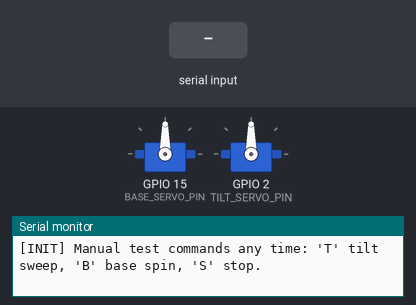
The sketch below on a simulated ESP32. On the bench: 2 × servo, the last lines printed to the serial monitor. Inputs (shaded band) come from the test bench.

Above: at 5.2 s.
5.3 s: "90,45,200\n" received over Serial
At 7.5 s:
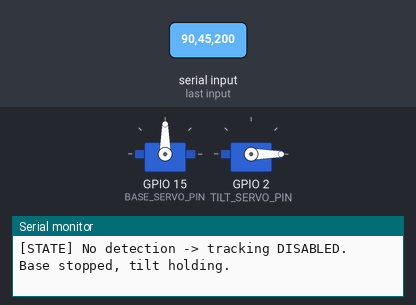
7.8 s: "30,150,10\n" received over Serial
At 8.6 s:
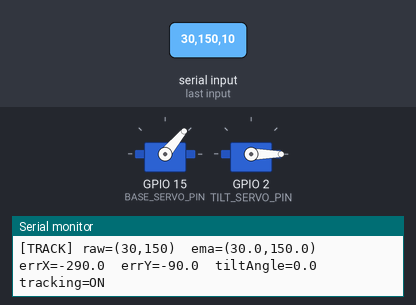
9.3 s: "B\n" received over Serial
At 9.6 s:
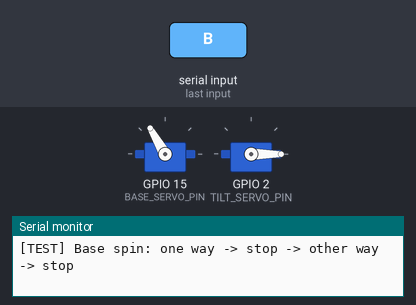
12.3 s: "T\n" received over Serial
At 13.2 s:
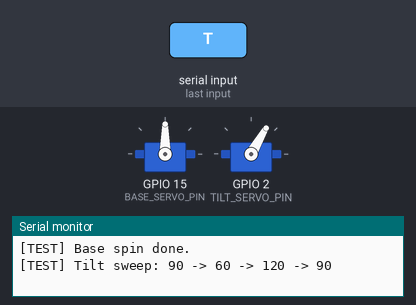
Timing chart, 0 to 15.5 s (numbered marks = the images above; inputs shaded):
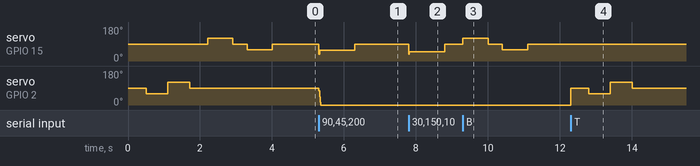

The sketch:

ESP32_DualServo_DroneTracking.ino
```cpp
/*
  ====================================================================
  ESP32 Dual-Servo Drone Tracking System  (explicit detection-flag protocol)
  ====================================================================
  Hardware:
    - Base Servo  (360° continuous rotation) -> GPIO 15  (horizontal/X, pan)
    - Tilt Servo  (180° positional)          -> GPIO 2   (vertical/Y, tilt)
    - Camera mounted on tilt servo, tilt servo mounted on base servo

  Serial Input Format (from PC/Jetson/RPi running the detection model):
      "x,y,detected_flag\n"
        300,220,1   -> drone detected at pixel (300,220)
        0,0,0       -> no drone detected this frame

  Frame size: 640x480  -> Center: (320, 240)

  CORE BEHAVIOR RULES
  --------------------
    1. detected_flag = 0  -> Base servo: HARD STOP (no PWM change other
       than re-asserting the stop pulse). Tilt servo: HOLD last angle,
       no new writes at all.
    2. detected_flag = 1  -> Full tracking enabled: base servo follows
       X error, tilt servo follows Y error, both with smoothing.
    3. A serial-link safety timeout (SERIAL_LINK_TIMEOUT_MS) forces the
       system into the "no detection" state if NO line arrives at all
       for that long — protects against a dead/unplugged USB cable
       silently leaving the base servo spinning forever.
    4. A dead zone around frame center on both axes prevents jitter
       when the drone is already "close enough" to centered.
    5. An EMA filter smooths the raw incoming coordinates before they
       reach either controller, and the tilt servo additionally moves
       in capped per-loop steps for stable, non-jittery (cinematic)
       motion instead of snapping to a new angle instantly.

  Code organization (each concern is its own function):
    - Serial parsing:            readAndParseSerial(), parseDetectionLine()
    - Detection state handling:  updateDetectionState(), onTrackingActivated(),
                                  onTrackingDeactivated()
    - Smoothing/filtering:       applyEMA(), resetSmoothing()
    - Base servo control (360): controlBaseServo(), stopBaseServo()
    - Tilt servo control (180): controlTiltServo(), holdTiltServo()
    - Manual hardware self-test: testTiltSweep(), testBaseSpin(), testStopAll()
      (send a single 'T' / 'B' / 'S' character over Serial any time to
      verify the servos move correctly, independent of the detection PC)

  Library required: ESP32Servo (install via Arduino Library Manager)
  ====================================================================
*/

#include <ESP32Servo.h>

// =====================================================================
// Pin & Frame Configuration
// =====================================================================
#define BASE_SERVO_PIN   15     // 360° continuous rotation servo (pan)
#define TILT_SERVO_PIN   2      // 180° positional servo (tilt)

const int FRAME_WIDTH    = 640;
const int FRAME_HEIGHT   = 480;
const int FRAME_CENTER_X = FRAME_WIDTH  / 2;   // 320
const int FRAME_CENTER_Y = FRAME_HEIGHT / 2;   // 240

// =====================================================================
// Dead Zone (pixels) — errors smaller than this are treated as "centered"
// =====================================================================
const int DEAD_ZONE_X = 15;
const int DEAD_ZONE_Y = 12;

// =====================================================================
// Base (pan) speed-control gains — output maps to rotation SPEED
// =====================================================================
const float Kp_base = 0.14;
const float Kd_base = 0.020;

// =====================================================================
// Base servo motion limits — 90 is BOTH the center AND the "stop" pulse
// for a continuous-rotation servo. This is the single most important
// calibration value in this sketch.
// =====================================================================
const int BASE_STOP_PULSE = 90;   // "stop"/center angle for the 360° servo
const int BASE_STOP_TRIM  = 0;    // <-- CALIBRATE: if it still creeps at
                                   //     90, nudge by +/-1..5 until still.
const int BASE_MAX_SPEED  = 55;   // max +/- offset from 90 (limits speed)
const int BASE_MIN_SPEED  = 18;   // min offset needed to overcome the
                                   // servo's mechanical dead-band (tune!)

// =====================================================================
// Tilt servo motion limits & gains
// Tune TILT_GAIN / TILT_MAX_STEP_PER_LOOP together:
//   - Higher TILT_GAIN / higher step cap  -> snappier, more visible, but
//     can feel jittery/aggressive on some servos.
//   - Lower values -> smoother, more "cinematic", but slower to react.
// The defaults below aim for a stable middle ground; adjust to taste.
// =====================================================================
const int   TILT_MIN_ANGLE   = 0;
const int   TILT_MAX_ANGLE   = 180;
const int   TILT_START_ANGLE = 90;    // level/center position at boot
const int   TILT_DIRECTION   = 1;     // 1 = normal, -1 = reversed mounting
const float TILT_GAIN        = 0.35;  // degrees of correction per pixel of error
const float TILT_MIN_STEP    = 3.0;   // minimum visible step per loop when moving
const float TILT_MAX_STEP_PER_LOOP = 15.0; // max degrees tilt can move per loop (smoothing cap)

// =====================================================================
// EMA Filter smoothing factor (0 < alpha <= 1)
// Lower alpha = smoother but slower response, higher = snappier but noisier
// =====================================================================
const float EMA_ALPHA = 0.30;

// =====================================================================
// Serial-link safety timeout — if NO line at all arrives for this long,
// force "no detection" regardless of the last flag received (protects
// against a dropped/unplugged serial connection).
// =====================================================================
const unsigned long SERIAL_LINK_TIMEOUT_MS = 1000;

// =====================================================================
// Control loop timing
// =====================================================================
const unsigned long LOOP_INTERVAL_MS = 10; // ~100Hz control loop

// =====================================================================
// Manual hardware self-test
//   - RUN_BOOT_SELFTEST: sweeps both servos once at power-up so you can
//     visually confirm wiring/power WITHOUT the PC connected at all.
//   - At any time, open Serial Monitor (115200 baud) and send a single
//     character + Enter:
//       T -> tilt sweep (90 -> 60 -> 120 -> 90)
//       B -> base spin test (one way -> stop -> other way -> stop)
//       S -> force-stop/hold both servos immediately
// =====================================================================
const bool RUN_BOOT_SELFTEST = true;

// =====================================================================
// Global Objects & State
// =====================================================================
Servo baseServo;
Servo tiltServo;

// Raw (last received) and EMA-filtered target coordinates
int   rawX = FRAME_CENTER_X, rawY = FRAME_CENTER_Y;
float emaX = FRAME_CENTER_X, emaY = FRAME_CENTER_Y;
bool  emaInitialized = false;

// Detection / tracking state
bool detectedFlag   = false;  // last explicit flag value received over serial
bool trackingActive = false;  // computed each loop: detectedFlag AND link not timed out
unsigned long lastSerialTime = 0; // last time ANY valid line was received

// Controller state
float baseErrorPrev = 0;
float tiltErrorPrev = 0;
float currentTiltAngle = TILT_START_ANGLE; // tilt is positional, so we track its angle

// Loop timing
unsigned long lastLoopTime = 0;

// Serial input buffer
String serialBuffer = "";

// =====================================================================
// SETUP
// =====================================================================
void setup() {
  Serial.begin(115200);
  Serial.println(F("[INIT] ESP32 Dual-Servo Drone Tracking — starting..."));

  ESP32PWM::allocateTimer(0);
  ESP32PWM::allocateTimer(1);
  ESP32PWM::allocateTimer(2);
  ESP32PWM::allocateTimer(3);

  baseServo.setPeriodHertz(50);
  baseServo.attach(BASE_SERVO_PIN, 500, 2400);

  tiltServo.setPeriodHertz(50);
  tiltServo.attach(TILT_SERVO_PIN, 500, 2400);

  // Safe neutral state at boot: base STOPPED, tilt LEVEL.
  baseServo.write(BASE_STOP_PULSE + BASE_STOP_TRIM);
  tiltServo.write((int)currentTiltAngle);

  lastLoopTime   = millis();
  lastSerialTime = millis(); // start the timeout clock; system boots into "no detection"

  if (RUN_BOOT_SELFTEST) {
    runBootSelfTest();
  }

  Serial.println(F("[INIT] Ready. Waiting for \"x,y,detected_flag\" over serial."));
  Serial.println(F("[INIT] Manual test commands any time: 'T' tilt sweep, 'B' base spin, 'S' stop."));
}

// =====================================================================
// MAIN LOOP
// =====================================================================
void loop() {
  // 1) Always drain incoming serial bytes (non-blocking)
  readAndParseSerial();

  // 2) Run the control loop at a fixed interval
  unsigned long now = millis();
  if (now - lastLoopTime < LOOP_INTERVAL_MS) return;
  float dt = (now - lastLoopTime) / 1000.0f;
  lastLoopTime = now;

  updateDetectionState(now);

  if (trackingActive) {
    applyEMA();

    float errorX = emaX - FRAME_CENTER_X;
    float errorY = emaY - FRAME_CENTER_Y;

    controlBaseServo(errorX, dt);
    controlTiltServo(errorY, dt);

    printDebugInfo(errorX, errorY);
  } else {
    // No detection (or link down): base hard-stops every cycle (cheap
    // continuous-rotation servos can creep with a single stale write),
    // tilt simply holds — no command is sent to it at all.
    stopBaseServo();
    holdTiltServo();
  }
}

// =====================================================================
// SERIAL PARSING
// =====================================================================

// Drains the UART buffer one character at a time, accumulating a line
// until '\n'/'\r', then hands the complete line off for processing.
void readAndParseSerial() {
  while (Serial.available() > 0) {
    char c = Serial.read();

    if (c == '\n' || c == '\r') {
      if (serialBuffer.length() > 0) {
        handleIncomingLine(serialBuffer);
        serialBuffer = "";
      }
    } else {
      serialBuffer += c;
      if (serialBuffer.length() > 40) {  // guard against garbage/runaway input
        serialBuffer = "";
      }
    }
  }
}

// Routes a complete line to either a manual single-letter test command
// (T/B/S) or to the normal "x,y,detected_flag" parser.
void handleIncomingLine(const String &rawLine) {
  String line = rawLine;
  line.trim();
  if (line.length() == 0) return;

  if (line.length() == 1) {
    char cmd = toupper(line.charAt(0));
    if (cmd == 'T') { testTiltSweep(); return; }
    if (cmd == 'B') { testBaseSpin();  return; }
    if (cmd == 'S') { testStopAll();   return; }
  }

  parseDetectionLine(line);
}

// Parses "x,y,detected_flag" — e.g. "300,220,1" or "0,0,0".
// Only commits the values if the whole line is well-formed; a malformed
// line is silently ignored (previous state is kept until the next valid
// line, or until SERIAL_LINK_TIMEOUT_MS forces a safe stop).
void parseDetectionLine(const String &line) {
  int comma1 = line.indexOf(',');
  if (comma1 <= 0) return;

  int comma2 = line.indexOf(',', comma1 + 1);
  if (comma2 <= comma1 + 1) return;

  String xStr = line.substring(0, comma1);
  String yStr = line.substring(comma1 + 1, comma2);
  String fStr = line.substring(comma2 + 1);
  xStr.trim(); yStr.trim(); fStr.trim();

  if (xStr.length() == 0 || yStr.length() == 0 || fStr.length() == 0) return;

  int x = xStr.toInt();
  int y = yStr.toInt();
  int f = fStr.toInt();

  // Reject obviously corrupt coordinates (out of the agreed frame range)
  if (x < 0 || x > FRAME_WIDTH || y < 0 || y > FRAME_HEIGHT) return;

  rawX = x;
  rawY = y;
  detectedFlag   = (f != 0);
  lastSerialTime = millis();
}

// =====================================================================
// DETECTION STATE HANDLING
// =====================================================================

// Combines the explicit detected_flag with a link-timeout safety net to
// decide whether tracking should be active this loop, and fires the
// activate/deactivate transition hooks exactly once on change.
void updateDetectionState(unsigned long now) {
  bool linkTimedOut = (now - lastSerialTime) > SERIAL_LINK_TIMEOUT_MS;
  bool wasActive = trackingActive;

  trackingActive = detectedFlag && !linkTimedOut;

  if (wasActive && !trackingActive) {
    onTrackingDeactivated();
  } else if (!wasActive && trackingActive) {
    onTrackingActivated();
  }
}

// Called once, the instant tracking turns ON (0 -> 1 transition).
void onTrackingActivated() {
  resetSmoothing();      // re-seed EMA to the current raw value, avoids a jump
  baseErrorPrev  = 0;
  tiltErrorPrev  = 0;
  Serial.println(F("[STATE] Drone detected -> tracking ENABLED."));
}

// Called once, the instant tracking turns OFF (1 -> 0 transition, or
// link timeout). Forces both servos into their safe "no detection" state.
void onTrackingDeactivated() {
  stopBaseServo();
  holdTiltServo();
  Serial.println(F("[STATE] No detection -> tracking DISABLED. Base stopped, tilt holding."));
}

// =====================================================================
// SMOOTHING / FILTERING LOGIC
// =====================================================================

// Exponential Moving Average filter on the raw incoming coordinates.
void applyEMA() {
  if (!emaInitialized) {
    emaX = rawX;
    emaY = rawY;
    emaInitialized = true;
  } else {
    emaX = EMA_ALPHA * rawX + (1.0f - EMA_ALPHA) * emaX;
    emaY = EMA_ALPHA * rawY + (1.0f - EMA_ALPHA) * emaY;
  }
}

// Forces the EMA filter to re-seed on the next applyEMA() call instead
// of smoothing from a stale value — prevents a visible "snap" artifact
// when tracking re-activates after a gap.
void resetSmoothing() {
  emaInitialized = false;
}

// =====================================================================
// BASE SERVO CONTROL (360° continuous rotation — SPEED actuator)
// 90 = stop, <90 = rotate one way, >90 = rotate the other way.
// Simple P + D speed control: no integral term, so it can't "wind up"
// and refuse to stop or refuse to reverse. Inside the dead zone it is
// forced to an exact, unconditional stop.
// =====================================================================
void controlBaseServo(float errorX, float dt) {
  int stopPulse = BASE_STOP_PULSE + BASE_STOP_TRIM;

  if (fabs(errorX) <= DEAD_ZONE_X) {
    baseServo.write(stopPulse);
    baseErrorPrev = errorX; // keep so D-term doesn't spike on next move
    return;
  }

  float derivative = (errorX - baseErrorPrev) / (dt > 0 ? dt : 0.001f);
  baseErrorPrev = errorX;

  float speed = (Kp_base * errorX) + (Kd_base * derivative);
  speed = constrain(speed, -BASE_MAX_SPEED, BASE_MAX_SPEED);

  // Deadband compensation so small-but-real errors still actually move
  // the servo instead of sitting in its mechanical dead-band.
  if (speed > 0 && speed < BASE_MIN_SPEED) speed = BASE_MIN_SPEED;
  if (speed < 0 && speed > -BASE_MIN_SPEED) speed = -BASE_MIN_SPEED;

  int pulse = stopPulse + (int)speed;
  pulse = constrain(pulse, stopPulse - BASE_MAX_SPEED, stopPulse + BASE_MAX_SPEED);
  baseServo.write(pulse);
}

// Unconditional hard stop — called every loop while tracking is inactive.
// Re-writing the same stop pulse every cycle (rather than once) matters
// for cheap continuous-rotation servos that can creep on a single stale
// PWM write.
void stopBaseServo() {
  baseServo.write(BASE_STOP_PULSE + BASE_STOP_TRIM);
  baseErrorPrev = 0;
}

// =====================================================================
// TILT SERVO CONTROL (180° positional — ANGLE actuator)
// Proportional response from the pixel error, moved in capped per-loop
// steps for smooth, stable ("cinematic") motion rather than snapping
// directly to the target angle.
//   - Object ABOVE center (errorY < 0) -> tilt one way.
//   - Object BELOW center (errorY > 0) -> tilt the other way.
//   - Flip TILT_DIRECTION to -1 if the motion is backwards on your rig.
// =====================================================================
void controlTiltServo(float errorY, float dt) {
  if (fabs(errorY) <= DEAD_ZONE_Y) {
    tiltErrorPrev = errorY;
    return; // centered vertically -> hold current angle, no movement
  }

  tiltErrorPrev = errorY;

  float correction = TILT_DIRECTION * TILT_GAIN * errorY;
  float desiredAngle = constrain(currentTiltAngle + correction, TILT_MIN_ANGLE, TILT_MAX_ANGLE);
  float angleDelta = desiredAngle - currentTiltAngle;

  // Guarantee a minimum visible step in the correct direction...
  if (angleDelta > 0 && angleDelta < TILT_MIN_STEP) angleDelta = TILT_MIN_STEP;
  if (angleDelta < 0 && angleDelta > -TILT_MIN_STEP) angleDelta = -TILT_MIN_STEP;
  // ...but never more than the per-loop cap, for smoothness.
  angleDelta = constrain(angleDelta, -TILT_MAX_STEP_PER_LOOP, TILT_MAX_STEP_PER_LOOP);

  currentTiltAngle += angleDelta;
  currentTiltAngle = constrain(currentTiltAngle, TILT_MIN_ANGLE, TILT_MAX_ANGLE);

  tiltServo.write((int)round(currentTiltAngle));
}

// Intentionally a no-op: a positional servo holds its last commanded
// angle on its own. We deliberately do NOT re-write it every cycle —
// repeated identical writes are what make some servos hum/jitter while
// "holding". currentTiltAngle is left untouched so tracking resumes
// smoothly from exactly where it left off.
void holdTiltServo() {
  // no-op by design
}

// =====================================================================
// DEBUG OUTPUT
// =====================================================================
void printDebugInfo(float errorX, float errorY) {
  static unsigned long lastPrint = 0;
  unsigned long now = millis();
  if (now - lastPrint < 200) return; // throttle to ~5x/sec
  lastPrint = now;

  Serial.print(F("[TRACK] raw=("));
  Serial.print(rawX);
  Serial.print(F(","));
  Serial.print(rawY);
  Serial.print(F(")  ema=("));
  Serial.print(emaX, 1);
  Serial.print(F(","));
  Serial.print(emaY, 1);
  Serial.print(F(")  errX="));
  Serial.print(errorX, 1);
  Serial.print(F("  errY="));
  Serial.print(errorY, 1);
  Serial.print(F("  tiltAngle="));
  Serial.print(currentTiltAngle, 1);
  Serial.print(F("  tracking="));
  Serial.println(trackingActive ? "ON" : "OFF");
}

// =====================================================================
// MANUAL HARDWARE SELF-TEST
// Never touches tracking state; only ever runs once at boot or when you
// manually type T / B / S into the Serial Monitor. Pure hardware sanity
// check — if these don't move the servos, the problem is wiring/power,
// not this code or the detection script.
// =====================================================================
void testTiltSweep() {
  Serial.println(F("[TEST] Tilt sweep: 90 -> 60 -> 120 -> 90"));
  tiltServo.write(90);  delay(500);
  tiltServo.write(60);  delay(600);
  tiltServo.write(120); delay(600);
  tiltServo.write(90);  delay(500);
  currentTiltAngle = 90;
  tiltErrorPrev = 0;
  Serial.println(F("[TEST] Tilt sweep done."));
}

void testBaseSpin() {
  int stopPulse = BASE_STOP_PULSE + BASE_STOP_TRIM;
  Serial.println(F("[TEST] Base spin: one way -> stop -> other way -> stop"));
  baseServo.write(stopPulse + 30); delay(700);
  baseServo.write(stopPulse);      delay(400);
  baseServo.write(stopPulse - 30); delay(700);
  baseServo.write(stopPulse);
  Serial.println(F("[TEST] Base spin done."));
}

void testStopAll() {
  baseServo.write(BASE_STOP_PULSE + BASE_STOP_TRIM);
  tiltServo.write((int)round(currentTiltAngle));
  Serial.println(F("[TEST] Both servos force-stopped/held."));
}

void runBootSelfTest() {
  Serial.println(F("[TEST] Running boot self-test (set RUN_BOOT_SELFTEST=false to skip)..."));
  testTiltSweep();
  testBaseSpin();
  Serial.println(F("[TEST] Boot self-test complete."));
}
```

Measured:
- after the input at 5.3 s, servo on GPIO 15 (BASE_SERVO_PIN): 90° → 58° at once, → 90° 1.0 s later; servo on GPIO 2 (TILT_SERVO_PIN): 90° → 0° at once
- after the input at 7.8 s, servo on GPIO 15 (BASE_SERVO_PIN): 90° → 50° at once, → 90° 1.0 s later
- after the input at 9.3 s, servo on GPIO 15 (BASE_SERVO_PIN): 90° → 120° at once, → 90° 0.70 s later, → 60° 0.40 s later, → 90° 0.70 s later
- after the input at 12.3 s, servo on GPIO 2 (TILT_SERVO_PIN): 0° → 90° at once, → 60° 0.50 s later, → 120° 0.60 s later, → 90° 0.60 s later
